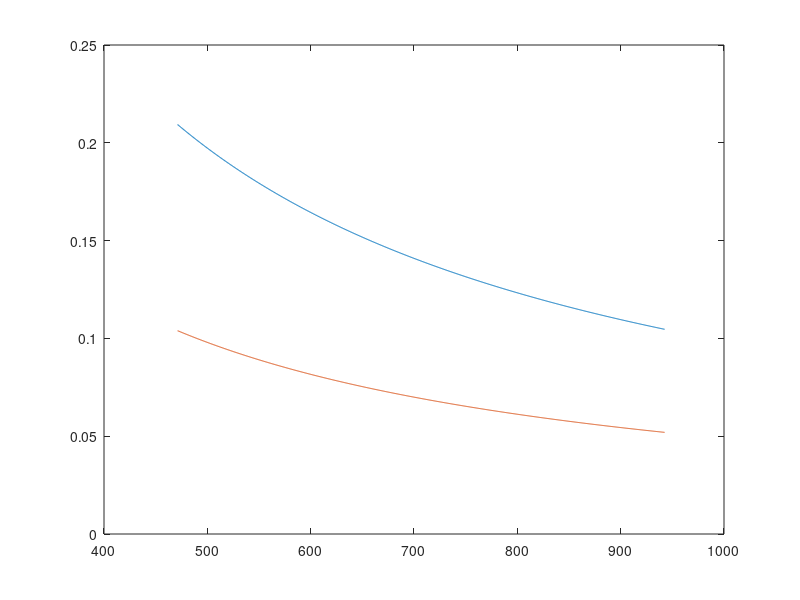

This chart was generated by the following MATLAB code:
clc;
close all;
clear all;

%omega=220*pi;
L1=100E-3
L2=500E-3
L3=200E-3
M=-200E-3
C1=10E-6
Va=10;
phi=0;
alpha=0.5;
R=100;
A(2,2,1000)=0;
B(2,1,1000)=0;
omega=linspace(150*pi,300*pi,1000);
Vs=Va*e^(j*phi);
for n=1:1:1000
	A(:,:,n)=j*omega(n)*[(L1-C1+L3) (M-C1-L3);(M-C1+L3-(alpha*R)) (L2-C1+L3+R)];
	B(:,:,n)=[Vs;0];;
  end	

for n=1:1:1000
	X(:,:,n)=linsolve(A(:,:,n),B(:,:,n));
    IL1(n)= abs(X(1,1,n));
    IL2(n)= abs(X(2,1,n));
end


plot(omega,IL1)
hold on
plot(omega,IL2)
